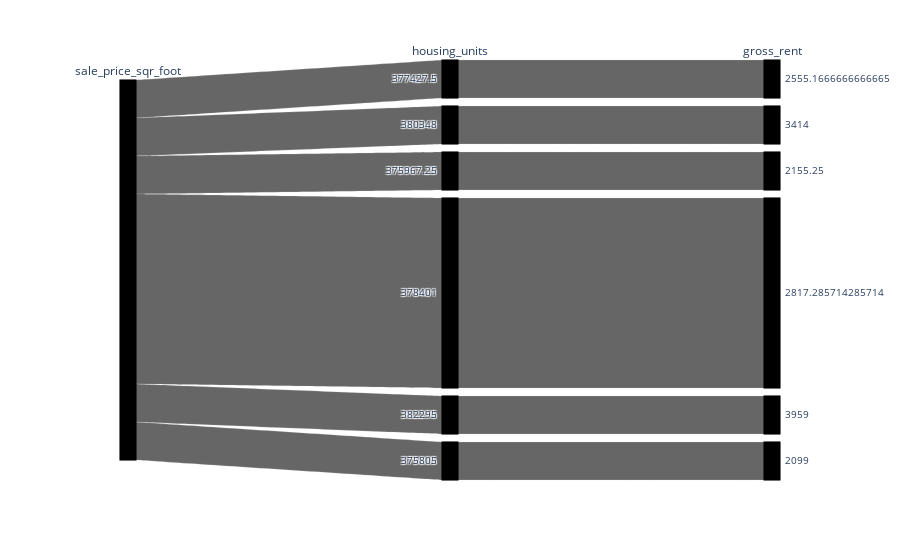

The notebook cell this image was saved under:
### Code cell
# Parallel Categories Plot
px.parallel_categories(most_expensive, color='sale_price_sqr_foot', color_continuous_scale=px.colors.sequential.Inferno)

### Figure 1 — Plotly figure (JSON) as saved in the notebook; plotly's stock layout.template omitted (floating-point values rounded to 4 significant figures)
{"data": [{"dimensions": [{"label": "sale_price_sqr_foot", "values": [null, null, null, null, null, null, null, null, null, null]}, {"label": "housing_units", "values": [377400.0, 380348, 376000.0, 378401, 382295, 378401, 378401, 378401, 378401, 375805]}, {"label": "gross_rent", "values": [2555.0, 3414, 2155.0, 2817.0, 3959, 2817.0, 2817.0, 2817.0, 2817.0, 2099]}], "domain": {"x": [0, 1], "y": [0, 1]}, "line": {"color": [null, null, null, null, null, null, null, null, null, null], "coloraxis": "coloraxis"}, "name": "", "type": "parcats"}], "layout": {"autosize": true, "coloraxis": {"colorbar": {"title": {"text": "sale_price_sqr_foot"}}, "colorscale": [[0, "#000004"], [0.1111, "#1b0c41"], [0.2222, "#4a0c6b"], [0.3333, "#781c6d"], [0.4444, "#a52c60"], [0.5556, "#cf4446"], [0.6667, "#ed6925"], [0.7778, "#fb9b06"], [0.8889, "#f7d13d"], [1, "#fcffa4"]]}, "legend": {"tracegroupgap": 0}, "margin": {"t": 60}}}
